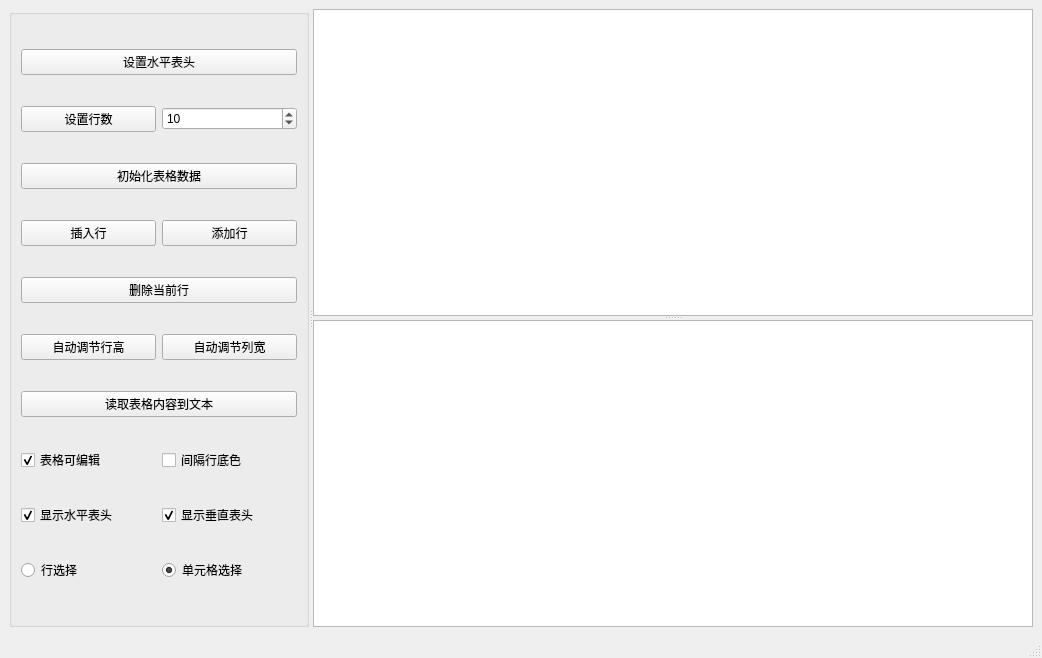
<?xml version="1.0" encoding="UTF-8"?>
<ui version="4.0">
 <class>MainWindow</class>
 <widget class="QMainWindow" name="MainWindow">
  <property name="geometry">
   <rect>
    <x>0</x>
    <y>0</y>
    <width>1042</width>
    <height>658</height>
   </rect>
  </property>
  <property name="windowTitle">
   <string>QTableWidget示例</string>
  </property>
  <widget class="QWidget" name="centralwidget">
   <layout class="QVBoxLayout" name="verticalLayout">
    <item>
     <widget class="QSplitter" name="splitter">
      <property name="orientation">
       <enum>Qt::Horizontal</enum>
      </property>
      <widget class="QGroupBox" name="groupBox">
       <property name="maximumSize">
        <size>
         <width>300</width>
         <height>16777215</height>
        </size>
       </property>
       <property name="title">
        <string/>
       </property>
       <layout class="QGridLayout" name="gridLayout">
        <item row="0" column="0" colspan="2">
         <widget class="QPushButton" name="btnSetHeader">
          <property name="text">
           <string>设置水平表头</string>
          </property>
         </widget>
        </item>
        <item row="1" column="0">
         <widget class="QPushButton" name="btnSetRows">
          <property name="text">
           <string>设置行数</string>
          </property>
         </widget>
        </item>
        <item row="1" column="1">
         <widget class="QSpinBox" name="spinRowCount">
          <property name="value">
           <number>10</number>
          </property>
         </widget>
        </item>
        <item row="2" column="0" colspan="2">
         <widget class="QPushButton" name="btnIniData">
          <property name="text">
           <string>初始化表格数据</string>
          </property>
         </widget>
        </item>
        <item row="3" column="0">
         <widget class="QPushButton" name="btnInsertRow">
          <property name="text">
           <string>插入行</string>
          </property>
         </widget>
        </item>
        <item row="3" column="1">
         <widget class="QPushButton" name="btnAddRow">
          <property name="text">
           <string>添加行</string>
          </property>
         </widget>
        </item>
        <item row="4" column="0" colspan="2">
         <widget class="QPushButton" name="btnRemoveRow">
          <property name="text">
           <string>删除当前行</string>
          </property>
         </widget>
        </item>
        <item row="5" column="0">
         <widget class="QPushButton" name="btnAutoHeight">
          <property name="text">
           <string>自动调节行高</string>
          </property>
         </widget>
        </item>
        <item row="5" column="1">
         <widget class="QPushButton" name="btnAutoWidth">
          <property name="text">
           <string>自动调节列宽</string>
          </property>
         </widget>
        </item>
        <item row="6" column="0" colspan="2">
         <widget class="QPushButton" name="btnReadText">
          <property name="text">
           <string>读取表格内容到文本</string>
          </property>
         </widget>
        </item>
        <item row="7" column="0">
         <widget class="QCheckBox" name="chkEdiable">
          <property name="text">
           <string>表格可编辑</string>
          </property>
          <property name="checked">
           <bool>true</bool>
          </property>
         </widget>
        </item>
        <item row="7" column="1">
         <widget class="QCheckBox" name="chkRowColor">
          <property name="text">
           <string>间隔行底色</string>
          </property>
          <property name="checked">
           <bool>false</bool>
          </property>
         </widget>
        </item>
        <item row="8" column="0">
         <widget class="QCheckBox" name="chkShowHHeader">
          <property name="text">
           <string>显示水平表头</string>
          </property>
          <property name="checked">
           <bool>true</bool>
          </property>
         </widget>
        </item>
        <item row="8" column="1">
         <widget class="QCheckBox" name="chkShowVHeader">
          <property name="text">
           <string>显示垂直表头</string>
          </property>
          <property name="checked">
           <bool>true</bool>
          </property>
         </widget>
        </item>
        <item row="9" column="0">
         <widget class="QRadioButton" name="rBtnRowSelect">
          <property name="text">
           <string>行选择</string>
          </property>
         </widget>
        </item>
        <item row="9" column="1">
         <widget class="QRadioButton" name="rBtnCellSelect">
          <property name="text">
           <string>单元格选择</string>
          </property>
          <property name="checked">
           <bool>true</bool>
          </property>
         </widget>
        </item>
       </layout>
      </widget>
      <widget class="QSplitter" name="splitter_2">
       <property name="orientation">
        <enum>Qt::Vertical</enum>
       </property>
       <widget class="QTableWidget" name="tableWidget"/>
       <widget class="QPlainTextEdit" name="plainTextEdit"/>
      </widget>
     </widget>
    </item>
   </layout>
  </widget>
  <widget class="QStatusBar" name="statusBar"/>
 </widget>
 <resources/>
 <connections/>
</ui>
